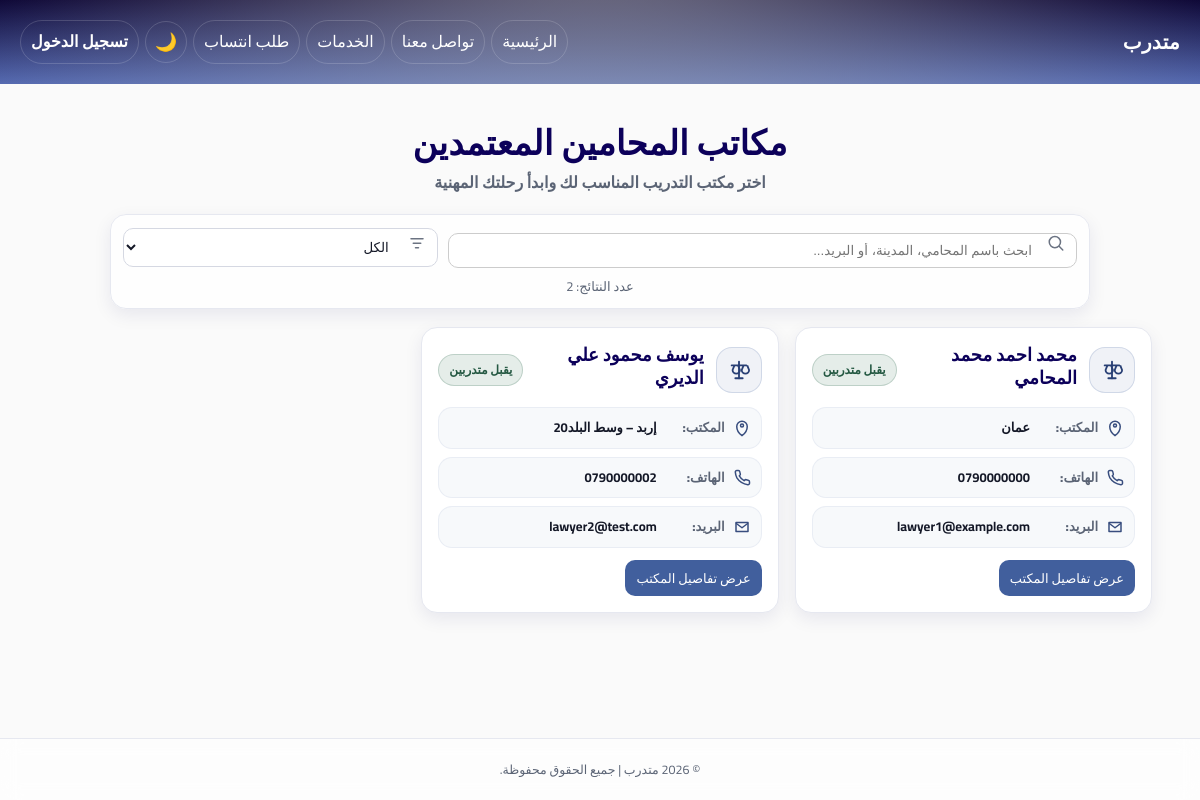
The app's page /specializations/lawyers/lawyers_offices.php, older data.
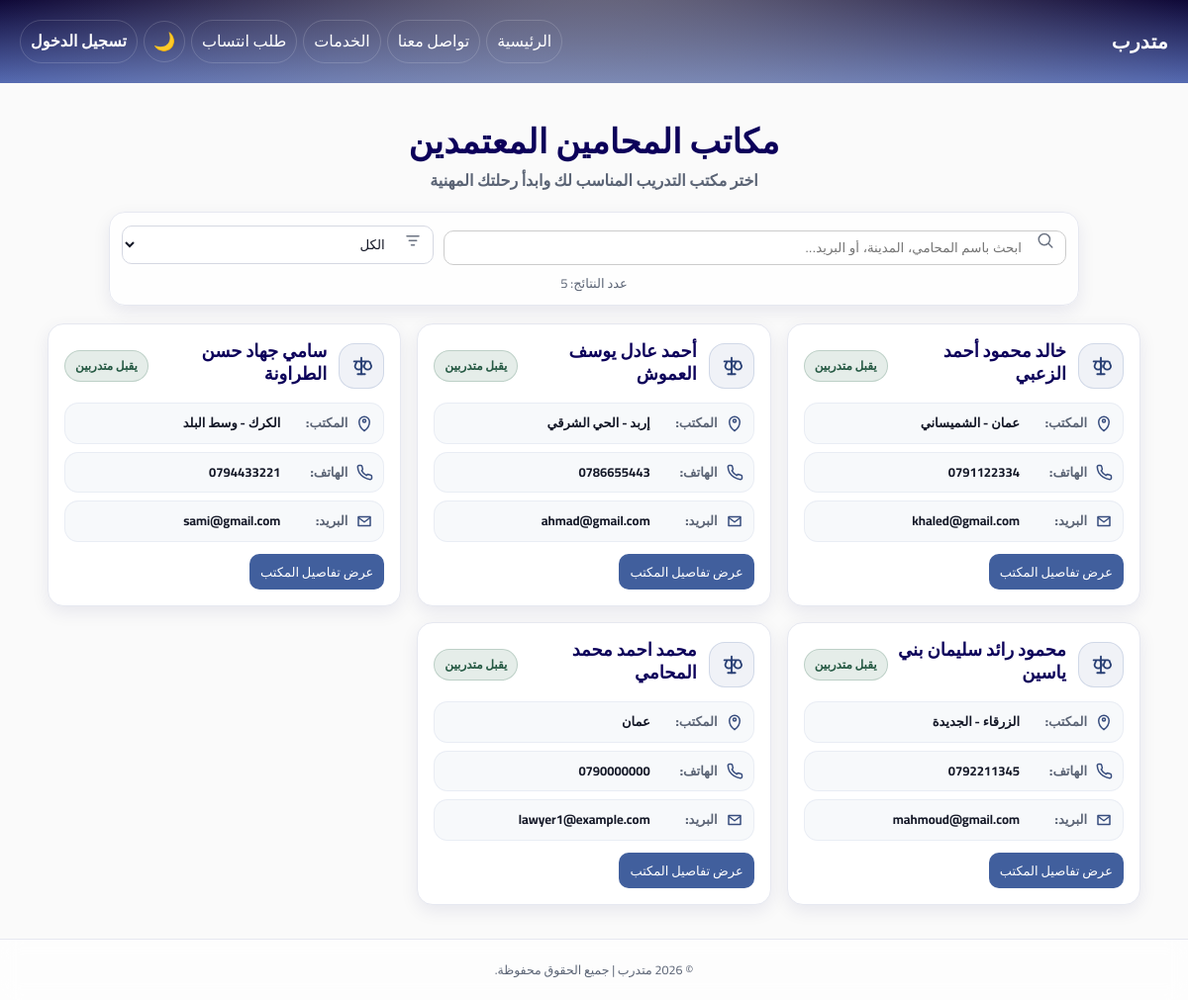
The same page, newer data.
### tables this page shows
CREATE TABLE `lawyers` (
  `lawyer_id` int(11) NOT NULL,
  `user_id` int(11) NOT NULL,
  `syndicate_id` int(11) DEFAULT NULL,
  `office_address` varchar(255) DEFAULT NULL,
  `password` varchar(255) NOT NULL,
  `verified` tinyint(1) NOT NULL DEFAULT 0,
  `created_at` datetime NOT NULL DEFAULT current_timestamp(),
  `updated_at` datetime NOT NULL DEFAULT current_timestamp() ON UPDATE current_timestamp(),
  `full_name` varchar(200) DEFAULT NULL,
  `first_name` varchar(100) DEFAULT NULL,
  `father_name` varchar(100) DEFAULT NULL,
  `grandfather_name` varchar(100) DEFAULT NULL,
  `family_name` varchar(100) DEFAULT NULL,
  `national_id` varchar(30) DEFAULT NULL,
  `phone` varchar(30) DEFAULT NULL,
  `email` varchar(150) DEFAULT NULL,
  `home_address` varchar(255) DEFAULT NULL,
  `identity_front` varchar(255) DEFAULT NULL,
  `identity_back` varchar(255) DEFAULT NULL,
  `no_conviction_doc` varchar(255) DEFAULT NULL,
  `good_conduct_doc` varchar(255) DEFAULT NULL,
  `social_security` enum('نعم','لا') DEFAULT 'لا',
  `highschool_certificate` varchar(10) DEFAULT 'لا',
  `university_degree` varchar(10) DEFAULT 'لا',
  `social_security_number` varchar(100) DEFAULT NULL
);

CREATE TABLE `users` (
  `user_id` int(11) NOT NULL,
  `full_name` varchar(200) NOT NULL,
  `national_id` varchar(30) NOT NULL,
  `phone` varchar(30) DEFAULT NULL,
  `email` varchar(150) DEFAULT NULL,
  `address` varchar(255) DEFAULT NULL,
  `password` varchar(255) NOT NULL,
  `role` enum('trainee','lawyer','admin','syndicate_admin') NOT NULL DEFAULT 'trainee',
  `created_at` datetime NOT NULL DEFAULT current_timestamp(),
  `updated_at` datetime NOT NULL DEFAULT current_timestamp() ON UPDATE current_timestamp(),
  `profile_completed` tinyint(1) NOT NULL DEFAULT 0,
  `profile_completed_at` datetime DEFAULT NULL
);

### includes/theme_init.php (called while the page is built, shortened)
<?php
$theme = $_SESSION['site_theme'] ?? ($_COOKIE['site_theme'] ?? 'light');
$theme = ($theme === 'dark') ? 'dark' : 'light';
?>

### specializations/lawyers/lawyers_offices.php (the view, shortened to what this page needs)
<?php
require_once __DIR__ . '/../../includes/theme_init.php';
?>
<!DOCTYPE html>
<html lang="ar" dir="rtl">
<head>
  <link rel="stylesheet" href="../../assets/css/style.css">
  <link rel="stylesheet" href="../../assets/css/lawyers.css">
</head>
<body data-theme="<?= htmlspecialchars($theme) ?>">
<?php include("../../includes/header.php"); ?>
<main class="lawyers-page">
  <header class="page-hero">
    <h1 class="page-title">مكاتب المحامين المعتمدين</h1>
    <p class="page-subtitle">اختر مكتب التدريب المناسب لك وابدأ رحلتك المهنية</p>
  </header>
  <section class="filters-card" aria-label="خيارات البحث والتصفية">
    <div class="filters-row">
      <div class="input-icon">
        <span class="icon" aria-hidden="true">
        </span>
        <input id="lawyerSearch" type="text" placeholder="ابحث باسم المحامي، المدينة، أو البريد..." autocomplete="off">
      </div>
      <div class="select-wrap">
        <span class="icon" aria-hidden="true">
        </span>
        <select id="statusFilter" aria-label="تصفية حسب حالة القبول">
          <option value="all">الكل</option>
        </select>
      </div>
    </div>
    <div class="filters-hint" id="resultHint" aria-live="polite"></div>
  </section>
  <section class="lawyers-grid" id="lawyersGrid" aria-label="قائمة مكاتب المحامين">
    <?php
      $q = $pdo->query("
        SELECT
          l.*,
          u.full_name
        FROM lawyers l
        LEFT JOIN users u ON u.user_id = l.user_id
        WHERE l.verified = 1
      ");
      while ($lawyer = $q->fetch(PDO::FETCH_ASSOC)):
        $isOpen = (int)($lawyer['verified'] ?? 0) === 1;
        $status = $isOpen ? 'يقبل متدربين' : 'مغلق';
        $statusKey = $isOpen ? 'open' : 'closed';
        $fullName = trim((string)($lawyer['full_name'] ?? ''));
        $office   = trim((string)($lawyer['office_address'] ?? ''));
        $phone    = trim((string)($lawyer['phone'] ?? ''));
        $email    = trim((string)($lawyer['email'] ?? ''));
        $searchBlob = $fullName . ' ' . $office . ' ' . $phone . ' ' . $email;
        $profileHref = 'lawyer_profile.php?id=' . urlencode((string)$lawyer['lawyer_id']);
    ?>
      <article
        class="lawyer-card <?= $isOpen ? '' : 'is-disabled' ?>"
        data-status="<?= htmlspecialchars($statusKey) ?>"
        data-search="<?= htmlspecialchars($searchBlob) ?>"
        <?= $isOpen ? 'data-href="' . htmlspecialchars($profileHref) . '"' : '' ?>
      >
        <div class="card-top">
          <div class="avatar" aria-hidden="true">
          </div>
          <div class="title-stack">
            <h3 class="lawyer-name"><?= htmlspecialchars($fullName) ?></h3>
            <span class="pill <?= $statusKey === 'open' ? 'pill-open' : 'pill-closed' ?>">
              <?= htmlspecialchars($status) ?>
            </span>
          </div>
        </div>
        <div class="meta">
          <div class="meta-row">
            <span class="meta-icon" aria-hidden="true">
              <svg viewBox="0 0 24 24" width="18" height="18" fill="none">
                <path d="M12 22s7-4.5 7-12a7 7 0 1 0-14 0c0 7.5 7 12 7 12Z" stroke="currentColor" stroke-width="2"/>
                <path d="M12 10.5a2 2 0 1 0 0-4 2 2 0 0 0 0 4Z" stroke="currentColor" stroke-width="2"/>
              </svg>
            </span>
            <span class="meta-label">المكتب:</span>
            <span class="meta-value"><?= htmlspecialchars($office ?: '—') ?></span>
          </div>
          <div class="meta-row">
            <span class="meta-icon" aria-hidden="true">
            </span>
            <span class="meta-label">الهاتف:</span>
            <span class="meta-value ltr"><?= htmlspecialchars($phone ?: '—') ?></span>
          </div>
          <div class="meta-row">
            <span class="meta-icon" aria-hidden="true">
              <svg viewBox="0 0 24 24" width="18" height="18" fill="none">
                <path d="M4 6h16v12H4V6Z" stroke="currentColor" stroke-width="2" stroke-linejoin="round"/>
                <path d="m4 7 8 6 8-6" stroke="currentColor" stroke-width="2" stroke-linejoin="round"/>
              </svg>
            </span>
            <span class="meta-label">البريد:</span>
            <span class="meta-value ltr"><?= htmlspecialchars($email ?: '—') ?></span>
          </div>
        </div>
        <div class="card-actions">
          <?php if ($isOpen): ?>
            <a href="<?= htmlspecialchars($profileHref) ?>" class="btn btn-sm">عرض تفاصيل المكتب</a>
          <?php else: ?>
            <span class="btn btn-sm secondary" aria-disabled="true">لا يقبل حالياً</span>
          <?php endif; ?>
        </div>
      </article>
    <?php endwhile; ?>
  </section>
</main>
<?php include("../../includes/footer.php"); ?>
</body>
</html>

### includes/header.php (shortened to what this page needs)
<?php
require_once __DIR__ . '/theme_init.php';
$role = $_SESSION['role'] ?? '';
$calendarRemindersCount = 0;
$role_ar = ($role === 'lawyer') ? 'مزاول' : (($role === 'trainee') ? 'متدرب' : (($role === 'syndicate_admin') ? 'موظف النقابة' : 'مدير'));
$redirect_uri = urlencode($_SERVER['REQUEST_URI'] ?? '/mutadarrib/index.php');
?>
<link rel="stylesheet" href="/mutadarrib/assets/css/style.css">
<link rel="stylesheet" href="/mutadarrib/assets/css/lawyers.css">
<nav class="navbar">
  <a href="/mutadarrib/index.php">
    <div class="logo">متدرب</div>
  </a>
  <ul class="nav-links">
    <li><a href="/mutadarrib/index.php">الرئيسية</a></li>
    <li><a href="/mutadarrib/contact.php">تواصل معنا</a></li>
    <li><a href="/mutadarrib/index.php#services">الخدمات</a></li>
    <li><a href="/mutadarrib/membership/request_membership.php">طلب انتساب</a></li>
    <?php if (isset($_SESSION['user_id'])): ?>
      <?php if ($role === 'trainee'): ?>
        <li><a href="/mutadarrib/trainee/training_progress.php">مدة التدريب</a></li>
      <?php endif; ?>
      <li><a href="/mutadarrib/calendar/calendar.php">التقويم</a></li>
        <li class="nav-notifications">
          <a href="/mutadarrib/calendar/upcoming_reminders.php#reminders" title="تذكيرات التقويم">
            تذكيرات
            <?php if ($calendarRemindersCount > 0): ?>
              <span class="notif-badge"><?= $calendarRemindersCount ?></span>
            <?php endif; ?>
          </a>
        </li>
      <li><a class="theme-toggle-icon" href="/mutadarrib/toggle_theme.php?redirect=<?= $redirect_uri ?>" aria-label="تبديل الوضع" title="تبديل الوضع"><?= ($theme === 'dark') ? '☀️' : '🌙' ?></a></li>
      <li class="user-dropdown">
        <button class="user-toggle" id="userToggle">
          <?= htmlspecialchars($_SESSION['full_name'] ?? '') ?> (<?= $role_ar ?>) ▾
        </button>
        <ul class="dropdown-menu" id="dropdownMenu">
          <li><a href="/mutadarrib/profile.php">الملف الشخصي</a></li>
          <?php if ($role === 'admin'): ?>
            <li><a href="/mutadarrib/admin/dashboard.php">لوحة التحكم</a></li>
          <?php endif; ?>
          <?php if ($role === 'lawyer'): ?>
            <li><a href="/mutadarrib/lawyer/dashboard.php">لوحة المحامي</a></li>
          <?php endif; ?>
          <?php if ($role === 'syndicate_admin'): ?>
            <li><a href="/mutadarrib/syndicate/dashboard.php">لوحة النقابة</a></li>
          <?php endif; ?>
          <li><a href="/mutadarrib/auth/logout.php">تسجيل الخروج</a></li>
        </ul>
      </li>
    <?php else: ?>
      <li><a class="theme-toggle-icon" href="/mutadarrib/toggle_theme.php?redirect=<?= $redirect_uri ?>" aria-label="تبديل الوضع" title="تبديل الوضع"><?= ($theme === 'dark') ? '☀️' : '🌙' ?></a></li>
      <li><a href="/mutadarrib/auth/login.php" class="login-btn">تسجيل الدخول</a></li>
    <?php endif; ?>
  </ul>
</nav>

### includes/footer.php
<footer class="site-footer">
  <p>© <?= date('Y') ?> متدرب | جميع الحقوق محفوظة.</p>
</footer>

### assets/css/style.css (style rules this page uses)
.navbar { position: sticky; top: 0; z-index: 100; background: radial-gradient(1200px 800px at 50% -90px, rgb(177 180 185 / 70%), transparent 55%), linear-gradient(180deg, #070031, #556ab1); color: #fff; padding: 20px 20px; }
.navbar .logo { font-weight: 800; letter-spacing: 0.3px; font-size: 20px; }
.navbar { display: flex; align-items: center; justify-content: space-between; gap: 14px; }
.nav-links { list-style: none; margin: 0; padding: 0; display: flex; align-items: center; gap: 6px; flex-wrap: wrap; }
.nav-links a { display: inline-flex; align-items: center; gap: 8px; padding: 8px 10px; border-radius: 999px; color: #fff; border: 1px solid rgba(255, 255, 255, 0.16); background: transparent; position: relative; overflow: hidden; cursor: pointer; transition: border-color .2s ease, transform .2s ease; }
.nav-links a::before { content: ""; position: absolute; top: 0; left: 0; right: 0; border-radius: inherit; background: radial-gradient(120% 90% at 30% 20%, rgba(255,255,255,0.24), rgba(255,255,255,0.10) 45%, rgba(255,255,255,0) 100%); opacity: 0; transform: translateY(8px) scale(0.985); transition: opacity .22s ease, transform .22s ease; pointer-events: none; }
.login-btn, .register-btn { font-weight: 700; }
.theme-toggle-icon { width: 42px; height: 42px; padding: 0 !important; display: inline-flex; align-items: center; justify-content: center; font-size: 18px; line-height: 1; }
section { padding: 34px 0; }
footer { background: radial-gradient(900px 260px at 70% -120px, rgba(65,95,157,0.14), transparent 60%), rgba(255, 255, 255, 0.62); }
.page-title { margin: 10px 0 14px; }
input { width:100%;padding:9px;border:1px solid #ccc;border-radius:10px;margin-top:6px }
.pill { display:inline-block;padding:8px 12px;border-radius:999px;background:#f3f6ff;border:1px solid #dbe3ff;color:#0c005a;font-size:13px; }
.nav-links li { display:flex; align-items:center; }

### assets/css/theme.css (style rules this page uses)
:root { --bg: #fafafa; --surface: #ffffff; --primary: #415f9d; --primary-700: #314a83; --primary-800: #283f74; --ink: #0c005a; --text: #141827; --muted: #5b6475; --border: #e6e8f0; --border-strong: #d5d8e2; --shadow: 0 10px 30px rgba(12, 0, 90, 0.10); --shadow-sm: 0 6px 18px rgba(12, 0, 90, 0.08); --success: #2d6a4f; --danger: #c1121f; --warning: #f59f00; --info: #0ea5e9; --radius: 16px; --radius-sm: 12px; --radius-xs: 10px; --header-h: 64px; --sidebar-w: 280px; --container: 1200px; --footer-h: 42px; }
* { box-sizing: border-box; }
html, body { height: 100%; }
body { margin: 0; font-family: 'Cairo', system-ui, -apple-system, 'Segoe UI', Arial, sans-serif; background: var(--bg); color: var(--text); direction: rtl; line-height: 1.6; min-height: 100vh; display: flex; flex-direction: column; }
footer { margin-top: auto; width: 100%; flex-shrink: 0; min-height: var(--footer-h); display: flex; align-items: center; justify-content: center; padding: 8px 14px; text-align: center; font-size: 12.5px; color: var(--muted); border-top: 1px solid var(--border); background: rgba(255, 255, 255, 0.62); backdrop-filter: blur(10px); -webkit-backdrop-filter: blur(10px); }
a { color: inherit; text-decoration: none; }
h1, h2, h3, h4 { color: var(--ink); margin: 0 0 10px 0; line-height: 1.25; }
:where(input, select, textarea) { width: 100%; padding: 10px 12px; border-radius: var(--radius-xs); border: 1px solid var(--border-strong); background: var(--surface); color: var(--text); outline: none; }
:where(input, select, textarea):focus { border-color: rgba(65, 95, 157, 0.55); box-shadow: 0 0 0 4px rgba(65, 95, 157, 0.12); }
.btn, button { display: inline-flex; align-items: center; justify-content: center; gap: 8px; padding: 10px 14px; border-radius: var(--radius-xs); border: 1px solid transparent; background: var(--primary); color: #fff; cursor: pointer; transition: transform .08s ease, box-shadow .18s ease, background .18s ease, border-color .18s ease, opacity .18s ease; }
.btn-sm, a.btn-sm { padding: 7px 10px; font-size: 13px; }
:where(a, button, input, select, textarea):focus-visible { outline: 3px solid rgba(65, 95, 157, 0.35); outline-offset: 2px; }

Row changes from the older to the newer data that the page shows:
removed lawyers: user.full_name "يوسف محمود علي الديري", verified "يقبل متدربين", office_address "إربد – وسط البلد20", phone "0790000002", email "lawyer2@test.com"
added lawyers: user.full_name "خالد محمود أحمد الزعبي", verified "يقبل متدربين", office_address "عمان - الشميساني", phone "0791122334", email "khaled@gmail.com"
added lawyers: user.full_name "أحمد عادل يوسف العموش", verified "يقبل متدربين", office_address "إربد - الحي الشرقي", phone "0786655443", email "ahmad@gmail.com"
added lawyers: user.full_name "سامي جهاد حسن الطراونة", verified "يقبل متدربين", office_address "الكرك - وسط البلد", phone "0794433221", email "sami@gmail.com"
added lawyers: user.full_name "محمود رائد سليمان بني ياسين", verified "يقبل متدربين", office_address "الزرقاء - الجديدة", phone "0792211345", email "mahmoud@gmail.com"
Text that changed along with them:
text written by a page script: "عدد النتائج: 2" → "عدد النتائج: 5"
